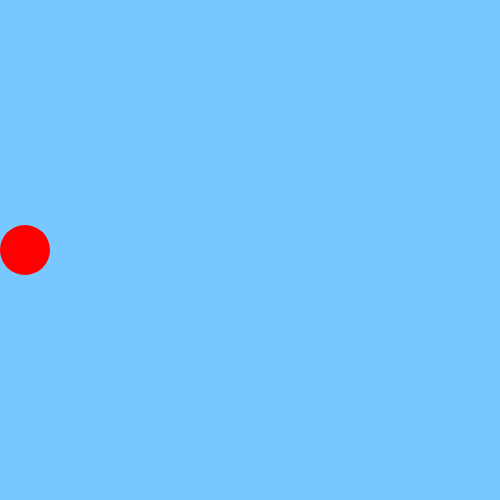
Frame 1 (no input)
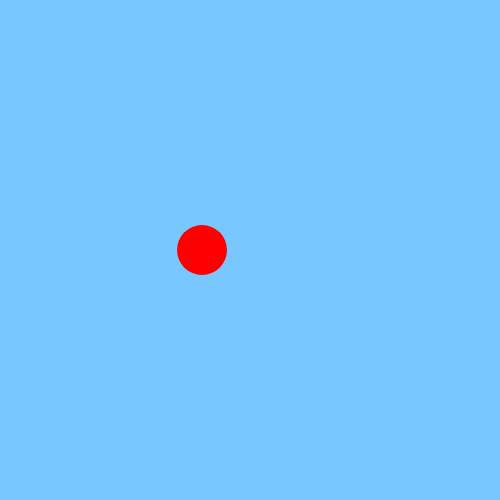
Frame 60 (no input)
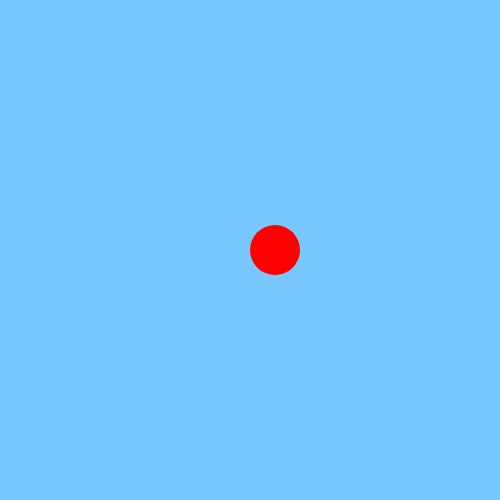
Frame 120 (the mouse pressed at the canvas centre since frame 60)

The p5.js sketch that drew these frames (run headless with seeded random() and noise() and a simulated clock; from frame 60 on, the mouse is pressed at the canvas centre):

// p5.js sketch
// ── sketch.js
var x = 25;
// var y = 25;
// var yDir = 2;
var xDir = 2;

function setup() {
  createCanvas(500, 500);
  background(120, 200, 255);
}

function draw() {
  background(120, 200, 255);
  redBall();
  // greenBall();
}

function redBall() {
  noStroke();
  fill(255, 0, 0);
  ellipse(x, 250, 50, 50);
  if (x > 475 || x < 25) {
    xDir = xDir * -1;
  }
  x = x + xDir;
  //  x = (x + 1) % 275;
  x = min(x + 1, 275);
  //  x = x + 1;
}

// function greenBall() {
//   noStroke();
//   fill(0, 255, 0);
//   ellipse(250, y, 50, 50);
//   if (y > 475 || y < 25) {
//     yDir = yDir * -1;
//   }
//   y = y + yDir;
// }
